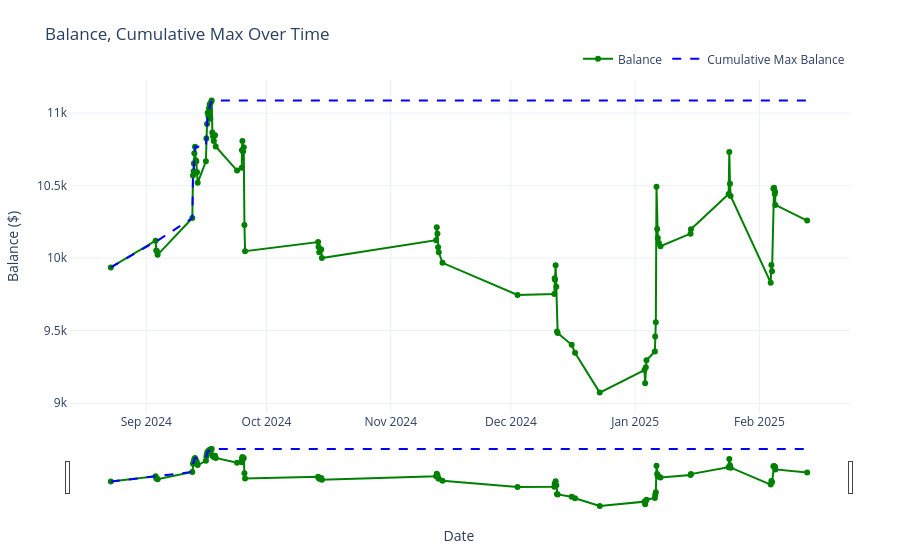

Notebook code for this chart:
### Code cell
import plotly.graph_objects as go
import plotly.express as px

# Create the figure
fig = go.Figure()

# Trace for Balance over time
fig.add_trace(go.Scatter(
    x=trades_df['date'],
    y=trades_df['balance'],
    mode='lines+markers',
    name='Balance',
    line=dict(color='green')
))

# Trace for Cumulative Maximum Balance
fig.add_trace(go.Scatter(
    x=trades_df['date'],
    y=trades_df['cum_max'],
    mode='lines',
    name='Cumulative Max Balance',
    line=dict(color='blue', dash='dash')
))

# Update layout to add a secondary y-axis and other styling
fig.update_layout(
    title='Balance, Cumulative Max Over Time',
    xaxis=dict(
        title='Date',
        rangeslider=dict(visible=True),
        type='date'
    ),
    yaxis=dict(
        title='Balance ($)',
        showgrid=True,
        zeroline=True
    ),
    legend=dict(
        orientation='h',
        yanchor='bottom',
        y=1.02,
        xanchor='right',
        x=1
    ),
    margin=dict(l=50, r=50, t=80, b=50),
    template='plotly_white'
)

# Show the interactive plot
fig.show()
